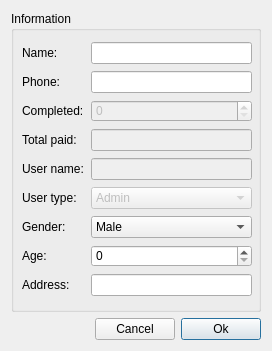
<?xml version="1.0" encoding="UTF-8"?>
<ui version="4.0">
 <class>ChangeStaffInfor</class>
 <widget class="QDialog" name="ChangeStaffInfor">
  <property name="geometry">
   <rect>
    <x>0</x>
    <y>0</y>
    <width>262</width>
    <height>343</height>
   </rect>
  </property>
  <property name="maximumSize">
   <size>
    <width>262</width>
    <height>16777215</height>
   </size>
  </property>
  <property name="windowTitle">
   <string>Change information</string>
  </property>
  <layout class="QVBoxLayout" name="verticalLayout_3">
   <item>
    <widget class="QGroupBox" name="groupBox">
     <property name="minimumSize">
      <size>
       <width>250</width>
       <height>301</height>
      </size>
     </property>
     <property name="maximumSize">
      <size>
       <width>250</width>
       <height>301</height>
      </size>
     </property>
     <property name="title">
      <string>Information</string>
     </property>
     <widget class="QWidget" name="layoutWidget">
      <property name="geometry">
       <rect>
        <x>80</x>
        <y>30</y>
        <width>161</width>
        <height>258</height>
       </rect>
      </property>
      <layout class="QVBoxLayout" name="verticalLayout_2">
       <item>
        <widget class="QLineEdit" name="lnName">
         <property name="minimumSize">
          <size>
           <width>0</width>
           <height>22</height>
          </size>
         </property>
         <property name="maximumSize">
          <size>
           <width>16777215</width>
           <height>22</height>
          </size>
         </property>
        </widget>
       </item>
       <item>
        <widget class="QLineEdit" name="lnPhone">
         <property name="minimumSize">
          <size>
           <width>0</width>
           <height>22</height>
          </size>
         </property>
         <property name="maximumSize">
          <size>
           <width>16777215</width>
           <height>22</height>
          </size>
         </property>
         <property name="inputMask">
          <string>9999999999</string>
         </property>
        </widget>
       </item>
       <item>
        <widget class="QSpinBox" name="spinBoxCompleted">
         <property name="enabled">
          <bool>false</bool>
         </property>
         <property name="minimumSize">
          <size>
           <width>0</width>
           <height>22</height>
          </size>
         </property>
         <property name="maximumSize">
          <size>
           <width>16777215</width>
           <height>22</height>
          </size>
         </property>
        </widget>
       </item>
       <item>
        <widget class="QLineEdit" name="lnPaid">
         <property name="enabled">
          <bool>false</bool>
         </property>
         <property name="minimumSize">
          <size>
           <width>0</width>
           <height>22</height>
          </size>
         </property>
         <property name="maximumSize">
          <size>
           <width>16777215</width>
           <height>22</height>
          </size>
         </property>
        </widget>
       </item>
       <item>
        <widget class="QLineEdit" name="lnUsername">
         <property name="enabled">
          <bool>false</bool>
         </property>
         <property name="minimumSize">
          <size>
           <width>0</width>
           <height>22</height>
          </size>
         </property>
         <property name="maximumSize">
          <size>
           <width>16777215</width>
           <height>22</height>
          </size>
         </property>
        </widget>
       </item>
       <item>
        <widget class="QComboBox" name="cbBoxType">
         <property name="enabled">
          <bool>false</bool>
         </property>
         <property name="minimumSize">
          <size>
           <width>0</width>
           <height>22</height>
          </size>
         </property>
         <property name="maximumSize">
          <size>
           <width>16777215</width>
           <height>22</height>
          </size>
         </property>
         <item>
          <property name="text">
           <string>Admin</string>
          </property>
         </item>
         <item>
          <property name="text">
           <string>Staff</string>
          </property>
         </item>
        </widget>
       </item>
       <item>
        <widget class="QComboBox" name="cbBoxGender">
         <property name="minimumSize">
          <size>
           <width>0</width>
           <height>22</height>
          </size>
         </property>
         <property name="maximumSize">
          <size>
           <width>16777215</width>
           <height>22</height>
          </size>
         </property>
         <item>
          <property name="text">
           <string>Male</string>
          </property>
         </item>
         <item>
          <property name="text">
           <string>Female</string>
          </property>
         </item>
        </widget>
       </item>
       <item>
        <widget class="QSpinBox" name="spinBoxAge">
         <property name="minimumSize">
          <size>
           <width>0</width>
           <height>22</height>
          </size>
         </property>
         <property name="maximumSize">
          <size>
           <width>16777215</width>
           <height>22</height>
          </size>
         </property>
        </widget>
       </item>
       <item>
        <widget class="QLineEdit" name="lnAddress">
         <property name="minimumSize">
          <size>
           <width>0</width>
           <height>22</height>
          </size>
         </property>
         <property name="maximumSize">
          <size>
           <width>16777215</width>
           <height>22</height>
          </size>
         </property>
        </widget>
       </item>
      </layout>
     </widget>
     <widget class="QWidget" name="layoutWidget_2">
      <property name="geometry">
       <rect>
        <x>11</x>
        <y>30</y>
        <width>71</width>
        <height>258</height>
       </rect>
      </property>
      <layout class="QVBoxLayout" name="verticalLayout">
       <item>
        <widget class="QLabel" name="label">
         <property name="minimumSize">
          <size>
           <width>0</width>
           <height>22</height>
          </size>
         </property>
         <property name="maximumSize">
          <size>
           <width>16777215</width>
           <height>22</height>
          </size>
         </property>
         <property name="text">
          <string>Name:</string>
         </property>
        </widget>
       </item>
       <item>
        <widget class="QLabel" name="label_2">
         <property name="minimumSize">
          <size>
           <width>0</width>
           <height>22</height>
          </size>
         </property>
         <property name="maximumSize">
          <size>
           <width>16777215</width>
           <height>22</height>
          </size>
         </property>
         <property name="text">
          <string>Phone:</string>
         </property>
        </widget>
       </item>
       <item>
        <widget class="QLabel" name="label_3">
         <property name="minimumSize">
          <size>
           <width>0</width>
           <height>22</height>
          </size>
         </property>
         <property name="maximumSize">
          <size>
           <width>16777215</width>
           <height>22</height>
          </size>
         </property>
         <property name="text">
          <string>Completed:</string>
         </property>
        </widget>
       </item>
       <item>
        <widget class="QLabel" name="label_4">
         <property name="minimumSize">
          <size>
           <width>0</width>
           <height>22</height>
          </size>
         </property>
         <property name="maximumSize">
          <size>
           <width>16777215</width>
           <height>22</height>
          </size>
         </property>
         <property name="text">
          <string>Total paid:</string>
         </property>
        </widget>
       </item>
       <item>
        <widget class="QLabel" name="label_5">
         <property name="minimumSize">
          <size>
           <width>0</width>
           <height>22</height>
          </size>
         </property>
         <property name="maximumSize">
          <size>
           <width>16777215</width>
           <height>22</height>
          </size>
         </property>
         <property name="text">
          <string>User name:</string>
         </property>
        </widget>
       </item>
       <item>
        <widget class="QLabel" name="label_7">
         <property name="minimumSize">
          <size>
           <width>0</width>
           <height>22</height>
          </size>
         </property>
         <property name="maximumSize">
          <size>
           <width>16777215</width>
           <height>22</height>
          </size>
         </property>
         <property name="text">
          <string>User type:</string>
         </property>
        </widget>
       </item>
       <item>
        <widget class="QLabel" name="label_8">
         <property name="minimumSize">
          <size>
           <width>0</width>
           <height>22</height>
          </size>
         </property>
         <property name="maximumSize">
          <size>
           <width>16777215</width>
           <height>22</height>
          </size>
         </property>
         <property name="text">
          <string>Gender:</string>
         </property>
        </widget>
       </item>
       <item>
        <widget class="QLabel" name="label_9">
         <property name="minimumSize">
          <size>
           <width>0</width>
           <height>22</height>
          </size>
         </property>
         <property name="maximumSize">
          <size>
           <width>16777215</width>
           <height>22</height>
          </size>
         </property>
         <property name="text">
          <string>Age:</string>
         </property>
        </widget>
       </item>
       <item>
        <widget class="QLabel" name="label_10">
         <property name="minimumSize">
          <size>
           <width>0</width>
           <height>22</height>
          </size>
         </property>
         <property name="maximumSize">
          <size>
           <width>16777215</width>
           <height>22</height>
          </size>
         </property>
         <property name="text">
          <string>Address:</string>
         </property>
        </widget>
       </item>
      </layout>
     </widget>
    </widget>
   </item>
   <item>
    <spacer name="verticalSpacer">
     <property name="orientation">
      <enum>Qt::Vertical</enum>
     </property>
     <property name="sizeHint" stdset="0">
      <size>
       <width>20</width>
       <height>8</height>
      </size>
     </property>
    </spacer>
   </item>
   <item>
    <layout class="QHBoxLayout" name="horizontalLayout">
     <item>
      <spacer name="horizontalSpacer">
       <property name="orientation">
        <enum>Qt::Horizontal</enum>
       </property>
       <property name="sizeHint" stdset="0">
        <size>
         <width>40</width>
         <height>20</height>
        </size>
       </property>
      </spacer>
     </item>
     <item>
      <widget class="QPushButton" name="btnCancel">
       <property name="text">
        <string>Cancel</string>
       </property>
      </widget>
     </item>
     <item>
      <widget class="QPushButton" name="btnOk">
       <property name="text">
        <string>Ok</string>
       </property>
       <property name="default">
        <bool>true</bool>
       </property>
      </widget>
     </item>
    </layout>
   </item>
  </layout>
 </widget>
 <tabstops>
  <tabstop>lnName</tabstop>
  <tabstop>lnPhone</tabstop>
  <tabstop>spinBoxCompleted</tabstop>
  <tabstop>lnPaid</tabstop>
  <tabstop>lnUsername</tabstop>
  <tabstop>cbBoxType</tabstop>
  <tabstop>cbBoxGender</tabstop>
  <tabstop>spinBoxAge</tabstop>
  <tabstop>lnAddress</tabstop>
  <tabstop>btnOk</tabstop>
  <tabstop>btnCancel</tabstop>
 </tabstops>
 <resources/>
 <connections/>
</ui>
